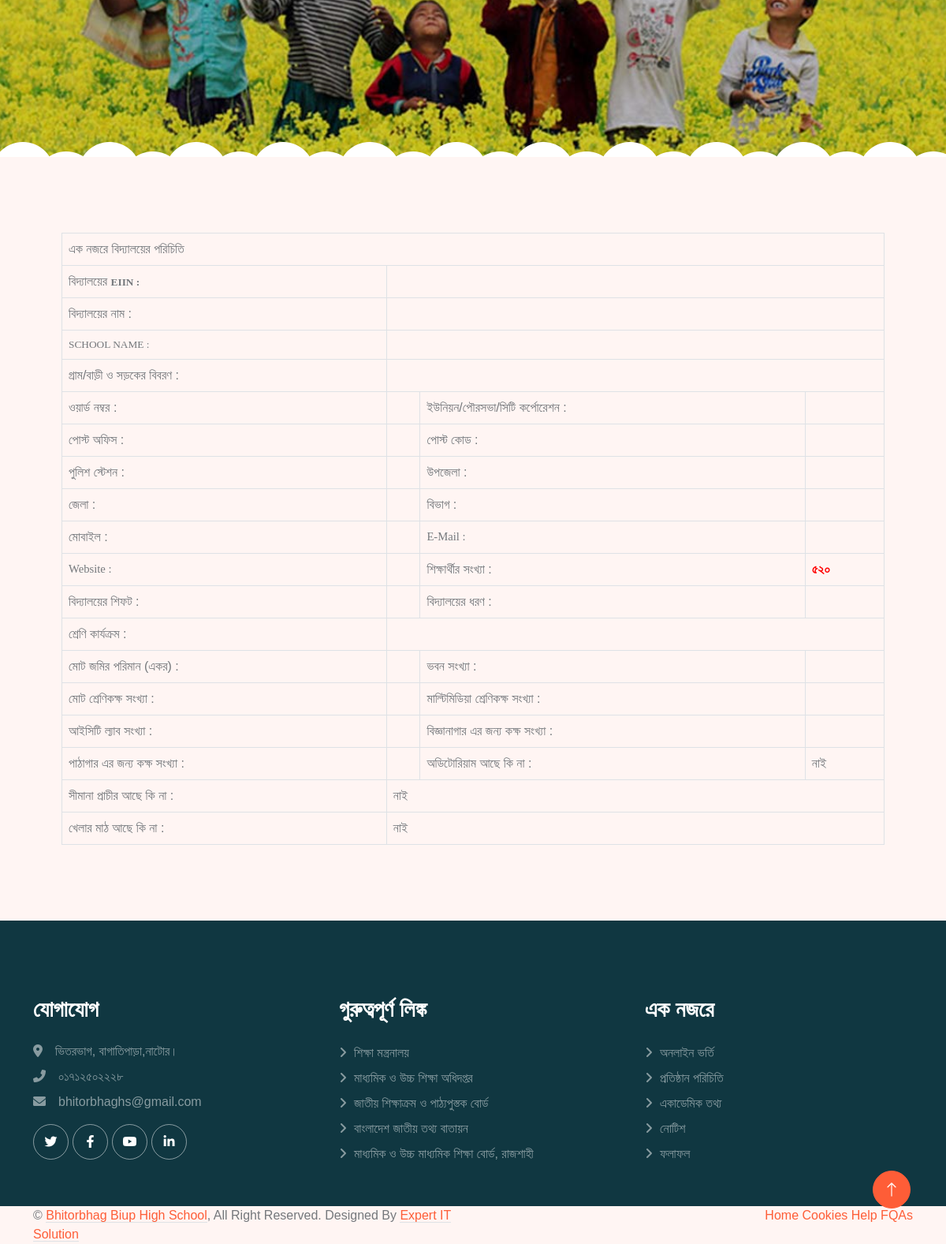
Page /about/ (lower part) on the earlier database version.
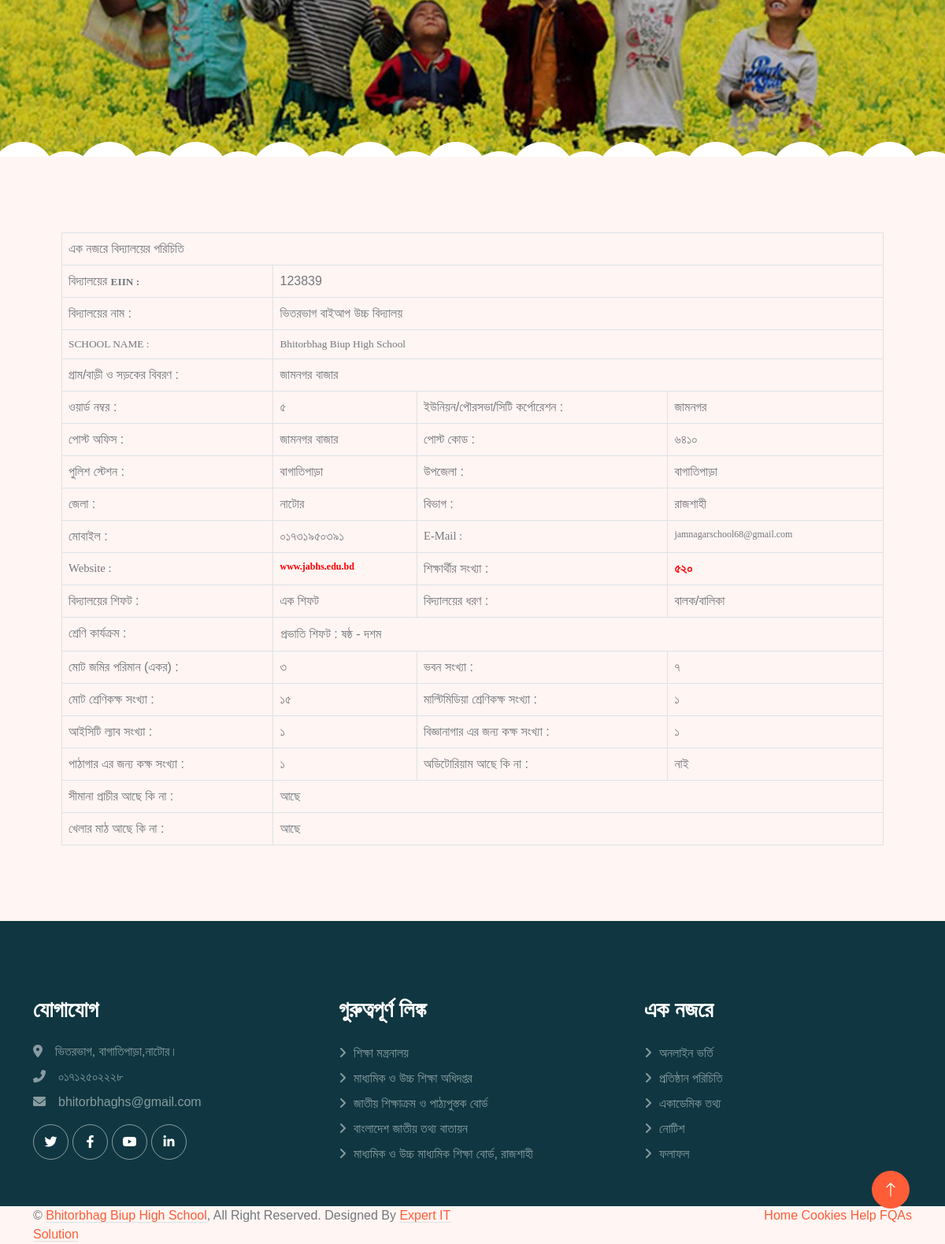
Same page on the later database version.
### home/models.py (models this page shows, shortened)
class TimeStampedModel(models.Model):
    created_at = models.DateTimeField(auto_now_add=True,null=True)
    updated_at = models.DateTimeField(auto_now=True,null=True)
    class Meta:
        abstract = True

class IntroductionSchool(TimeStampedModel):
    school_elln = models.CharField("বিদ্যালয়ের EIIN", max_length=255, null=True, blank=True)
    school_name_bn = models.CharField("বিদ্যালয়ের নাম", max_length=255, null=True, blank=True)
    school_name_en = models.CharField("SCHOOL NAME", max_length=255, null=True, blank=True)
    village_or_road = models.CharField("গ্রাম/বাড়ী ও সড়কের বিবরণ", max_length=255, null=True, blank=True)
    word_no = models.CharField("ওয়ার্ড নম্বর", max_length=50, null=True, blank=True)
    post_office = models.CharField("পোস্ট অফিস", max_length=255, null=True, blank=True)
    police_station = models.CharField("পুলিশ স্টেশন", max_length=255, null=True, blank=True)
    district = models.CharField("জেলা", max_length=255, null=True, blank=True)
    mobile_no = models.CharField("মোবাইল", max_length=15, null=True, blank=True)
    website = models.CharField("Website", max_length=255, null=True, blank=True)
    school_shit = models.CharField("বিদ্যালয়ের শিফট", max_length=255, null=True, blank=True)
    school_activites = models.CharField("শ্রেণি কার্যক্রম", max_length=255, null=True, blank=True)
    total_land = models.CharField("মোট জমির পরিমান (একর)", max_length=50, null=True, blank=True)
    total_classroom = models.CharField("মোট শ্রেণিকক্ষ সংখ্যা", max_length=50, null=True, blank=True)
    total_ict_lab = models.CharField("আইসিটি ল্যাব সংখ্যা", max_length=50, null=True, blank=True)
    total_library_room = models.CharField("পাঠাগার এর জন্য কক্ষ সংখ্যা", max_length=50, null=True, blank=True)
    has_boundary = models.BooleanField("সীমানা প্রাচীর আছে কি না", null=True, blank=True)
    has_playground = models.BooleanField("খেলার মাঠ আছে কি না", null=True, blank=True)
    union_city_corparation = models.CharField("ইউনিয়ন/পৌরসভা/সিটি কর্পোরেশন", max_length=255, null=True, blank=True)
    post_code = models.CharField("পোস্ট কোড", max_length=10, null=True, blank=True)
    upozila = models.CharField("উপজেলা", max_length=255, null=True, blank=True)
    division = models.CharField("বিভাগ", max_length=255, null=True, blank=True)
    email = models.CharField("E-Mail", max_length=255, null=True, blank=True)
    total_students = models.CharField("শিক্ষার্থীর সংখ্যা", max_length=50, null=True, blank=True)
    school_chars = models.CharField("বিদ্যালয়ের ধরণ", max_length=255, null=True, blank=True)
    total_vobon = models.CharField("ভবন সংখ্যা", max_length=50, null=True, blank=True)
    total_multimedia_room = models.CharField("মাল্টিমিডিয়া শ্রেণিকক্ষ সংখ্যা", max_length=50, null=True, blank=True)
    total_room_for_science = models.CharField("বিজ্ঞানাগার এর জন্য কক্ষ সংখ্যা", max_length=50, null=True, blank=True)
    has_auditorium = models.BooleanField("অডিটোরিয়াম আছে কি না", null=True, blank=True)

### home/views.py (the view)
# urls.py: path('about/',AboutView.as_view(),name='about'),
class AboutView(TemplateView):
    template_name = 'about.html'
    def get_context_data(self, **kwargs):
        context = super().get_context_data(**kwargs)
        context['school_info'] = IntroductionSchool.objects.first()
        return context

### home/contextprocessors.py (called while the page is built)
def social_and_contact(request):
    try:
        social_media = SocialMedia.objects.last()
    except SocialMedia.DoesNotExist:
        social_media = None
    try:
        contact_info = Contact.objects.last()
    except Contact.DoesNotExist:
        contact_info = None
    return {
        'social_media': social_media,
        'contact_info': contact_info
    }

### templates/about.html (shortened to what the changed rows need)
{% extends "base.html" %}
{% load static %}
{% block body %}
      <div class="container-fluid py-5 page-header position-relative mb-5">
        <div class="container py-5">
            <h1 class="display-2 text-white animated slideInDown p-5 mb-4 text-center" style="font-family: 'Kalpurush', sans-serif;">এক নজরে বিদ্যালয়ের পরিচিতি</h1>
        </div>
    </div>
      <section>
        <div class="container">
            <div class="row p-5">
<table class="table table-bordered" cellpadding="3" cellspacing="0" style="margin: 0 auto;" width="100%">
            <tr>
                <td class="columnStyleLeft">
                    বিদ্যালয়ের <b style="font-family: Century Gothic; font-size: 10pt;">EIIN :</b>
                </td>
                <td class="columnStyleRight" colspan="3">
                    <span id="ContentPlaceHolder1_txtEIIN">{{ school_info.school_elln }}</span>
                </td>
            </tr>
            <tr>
                <td class="columnStyleLeft">
                    বিদ্যালয়ের নাম :
                </td>
                <td class="columnStyleRight" colspan="3">
                    <span id="ContentPlaceHolder1_txtSchoonNameBn">{{ school_info.school_name_bn }}</span>
                </td>
            </tr>
            <tr>
                <td class="columnStyleLeft" style="font-family: Century Gothic; font-size: 10pt;">
                    SCHOOL NAME :
                </td>
                <td class="columnStyleRight" colspan="3" style="font-family: Century Gothic; font-size: 10pt;">
                    <span id="ContentPlaceHolder1_txtSchoonNameEn">{{ school_info.school_name_en }}</span>
                </td>
            </tr>
            <tr>
                <td class="columnStyleLeft">
                    গ্রাম/বাড়ী ও সড়কের বিবরণ :
                </td>
                <td class="columnStyleRight" colspan="3">
                    <span id="ContentPlaceHolder1_txtVillage">{{ school_info.village_or_road }}</span>
                </td>
            </tr>
            <tr>
                <td class="columnStyleLeft">
                    ওয়ার্ড নম্বর :
                </td>
                <td class="columnStyleRight">
                    <span id="ContentPlaceHolder1_txtWardNo">{{ school_info.word_no }}</span>
                </td>
                <td class="columnStyleLeft" style="border-left: none;">
                    ইউনিয়ন/পৌরসভা/সিটি কর্পোরেশন :
                </td>
                <td class="columnStyleRight">
                    <span id="ContentPlaceHolder1_txtCityCorp">{{ school_info.union_city_corparation }}</span>
                </td>
            </tr>
            <tr>
                <td class="columnStyleLeft">
                    পোস্ট অফিস :
                </td>
                <td class="columnStyleRight">
                    <span id="ContentPlaceHolder1_txtPostOffice">{{ school_info.post_office }}</span>
                </td>
                <td class="columnStyleLeft" style="border-left: none;">
                    পোস্ট কোড :
                </td>
                <td class="columnStyleRight">
                    <span id="ContentPlaceHolder1_txtPostCode">{{ school_info.post_code }}</span>
                </td>
            </tr>
            <tr>
                <td class="columnStyleLeft">
                    পুলিশ স্টেশন :
                </td>
                <td class="columnStyleRight">
                    <span id="ContentPlaceHolder1_txtThana">{{ school_info.police_station }}</span>
                </td>
                <td class="columnStyleLeft" style="border-left: none;">
                    উপজেলা :
                </td>
                <td class="columnStyleRight">
                    <span id="ContentPlaceHolder1_txtUpazila">{{ school_info.upozila }}</span>
                </td>
            </tr>
            <tr>
                <td class="columnStyleLeft">
                    জেলা :
                </td>
                <td class="columnStyleRight">
                    <span id="ContentPlaceHolder1_txtDistrict">{{ school_info.district }}</span>
                </td>
                <td class="columnStyleLeft" style="border-left: none;">
                    বিভাগ :
                </td>
                <td class="columnStyleRight">
                    <span id="ContentPlaceHolder1_txtDivision">{{ school_info.division }}</span>
                </td>
            </tr>
            <tr>
                <td class="columnStyleLeft">
                    মোবাইল :
                </td>
                <td class="columnStyleRight">
                    <span id="ContentPlaceHolder1_txtTelephone">{{ school_info.mobile_no }}</span>
                </td>
                <td class="columnStyleLeft" style="font-family: Century Gothic; font-size: 11pt;
                    border-left: none;">
                    E-Mail :
                </td>
                <td class="columnStyleRight" style="font-family: Century Gothic; font-size: 9pt;">
                    <span id="ContentPlaceHolder1_txtEMail">{{ school_info.email }}</span>
                </td>
            </tr>
            <tr>
                <td class="columnStyleLeft" style="font-family: Century Gothic; font-size: 11pt;">
                    Website :
                </td>
                <td class="columnStyleRight" style="font-family: Century Gothic; font-size: 9pt;">
                    <a href="http://www.jabhs.edu.bd" id="ContentPlaceHolder1_lnkWebsite" target="_blank" style="text-decoration: none; color: #FF0000;
                        font-weight: bold;">
                        <span id="ContentPlaceHolder1_txtWebsite">{{ school_info.website }}</span></a>
                </td>
                <td class="columnStyleLeft" style="border-left: none;">
                    শিক্ষার্থীর সংখ্যা :
                </td>
                <td class="columnStyleRight">
                    <a href="student_at_a_glance" style="text-decoration: none; color: #FF0000; font-weight: bold;">
                        <span id="ContentPlaceHolder1_txtTotalStudents">৫২০</span></a>
                </td>
            </tr>
            <tr>
                <td class="columnStyleLeft">
                    বিদ্যালয়ের শিফট :
                </td>
                <td class="columnStyleRight">
                    <span id="ContentPlaceHolder1_txtSchoolShift">{{ school_info.school_shit }}</span>
                </td>
                <td class="columnStyleLeft" style="border-left: none;">
                    বিদ্যালয়ের ধরণ :
                </td>
                <td class="columnStyleRight">
                    <span id="ContentPlaceHolder1_txtSchoolType">{{ school_info.school_chars }}</span>
                </td>
            </tr>
            <tr>
                <td class="columnStyleLeft">
                    শ্রেণি কার্যক্রম :
                </td>
                <td class="columnStyleRight" colspan="3">
                    <table cellspacing="0">
                        <tr>
                            <td style="text-align: right; padding-right: 5px;">
                                {{ school_info.school_activites }}
                            </td>
                        </tr>
                    </table>
                </td>
            </tr>
            <tr>
                <td class="columnStyleLeft">
                    মোট জমির পরিমান (একর) :
                </td>
                <td class="columnStyleRight">
                    <span id="ContentPlaceHolder1_txtTotalLand">{{ school_info.total_land }}</span>
                </td>
                <td class="columnStyleLeft" style="border-left: none;">
                    ভবন সংখ্যা :
                </td>
                <td class="columnStyleRight">
                    <span id="ContentPlaceHolder1_txtTotalBuilding">{{ school_info.total_vobon }}</span>
                </td>
            </tr>
            <tr>
                <td class="columnStyleLeft">
                    মোট শ্রেণিকক্ষ সংখ্যা :
                </td>
                <td class="columnStyleRight">
                    <span id="ContentPlaceHolder1_txtTotalClassRoom">{{ school_info.total_classroom }}</span>
                </td>
                <td class="columnStyleLeft" style="border-left: none;">
                    মাল্টিমিডিয়া শ্রেণিকক্ষ সংখ্যা :
                </td>
                <td class="columnStyleRight">
                    <span id="ContentPlaceHolder1_txtMultimediaRoom">{{ school_info.total_multimedia_room }}</span>
                </td>
            </tr>
            <tr>
                <td class="columnStyleLeft">
                    আইসিটি ল্যাব সংখ্যা :
                </td>
                <td class="columnStyleRight">
                    <span id="ContentPlaceHolder1_txtICTLab">{{ school_info.total_ict_lab }}</span>
                </td>
                <td class="columnStyleLeft" style="border-left: none;">
                    বিজ্ঞানাগার এর জন্য কক্ষ সংখ্যা :
                </td>
                <td class="columnStyleRight">
                    <span id="ContentPlaceHolder1_txtLaboratory">{{ school_info.total_room_for_science }}</span>
                </td>
            </tr>
            <tr>
                <td class="columnStyleLeft">
                    পাঠাগার এর জন্য কক্ষ সংখ্যা :
                </td>
                <td class="columnStyleRight">
                    <span id="ContentPlaceHolder1_txtLibrary">{{ school_info.total_library_room }}</span>
                </td>
                <td class="columnStyleLeft" style="border-left: none;">
                    অডিটোরিয়াম আছে কি না :
                </td>
                <td class="columnStyleRight">
                    <span id="ContentPlaceHolder1_txtAuditorium">{% if school_info.has_auditorium %}আছে{% else %}নাই{% endif %}</span>
                </td>
            </tr>
            <tr>
                <td class="columnStyleRight" colspan="3">
                    <span id="ContentPlaceHolder1_txtBoundary">{% if school_info.has_boundary %}আছে{% else %}নাই{% endif %}</span>
                </td>
            </tr>
            <tr>
                <td class="columnStyleRight" colspan="3">
                    <span id="ContentPlaceHolder1_txtBoundary">{% if school_info.has_playground %}আছে{% else %}নাই{% endif %}</span>
                </td>
            </tr>
        </table>
            </div>
        </div>
      </section>
{% endblock body %}

Differences in the rows shown:
added IntroductionSchool: school_elln "123839", school_name_bn "ভিতরভাগ বাইআপ উচ্চ বিদ্যালয়", school_name_en "Bhitorbhag Biup High School", village_or_road "জামনগর বাজার", word_no "৫", union_city_corparation "জামনগর", post_office "জামনগর বাজার", post_code "৬৪১০", police_station "বাগাতিপাড়া", upozila "বাগাতিপাড়া", district "নাটোর", division "রাজশাহী", mobile_no "০১৭৩১৯৫০৩৯১", email "jamnagarschool68@gmail.com", website "www.jabhs.edu.bd", school_shit "এক শিফট", school_chars "বালক/বালিকা", school_activites "প্রভাতি শিফট : ষষ্ঠ - দশম", total_land "৩", total_vobon "৭", total_classroom "১৫", total_multimedia_room "১", total_ict_lab "১", total_room_for_science "১", total_library_room "১"
Other differences:
text no longer shown: "নাই নাই"
text now shown: "আছে আছে"
